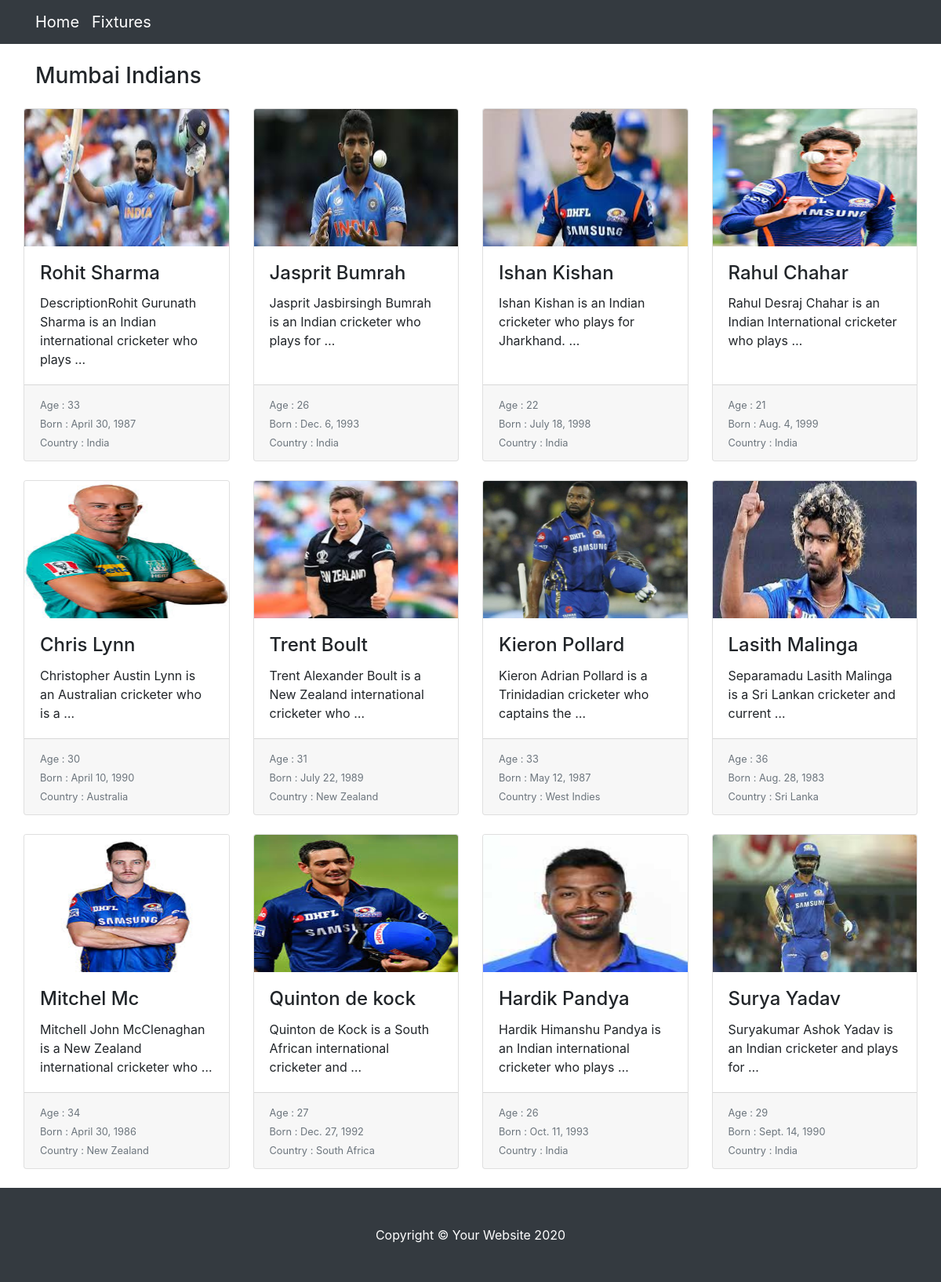
Screenshot of /team_detail/1 with the database file from the repository.
### cricket/models.py (models this page shows, shortened)
class Team(models.Model):
    name = models.CharField(max_length=200,db_index=True)
    captain = models.CharField(max_length=100, blank=True, null=True)
    vice_captain = models.CharField(max_length=100, blank=True, null=True)
    coach = models.CharField(max_length=100, blank=True, null=True)
    owner = models.CharField(max_length=100, blank=True, null=True)
    logo = models.ImageField(upload_to="team_logo")
    club = models.CharField(max_length=100, blank=True)
    description = models.TextField(blank=True)
    created_at = models.DateTimeField(auto_now_add=True)
    updated_at = models.DateTimeField(auto_now=True)
    class Meta:
        ordering = ('name',)

class Player(models.Model):
    team = models.ForeignKey(Team, on_delete=models.CASCADE)
    first_name = models.CharField(max_length=50, blank=True, null=True)
    last_name = models.CharField(max_length=100, blank=True, null=True)
    age = models.PositiveIntegerField()
    dob = models.DateField()
    total_run = models.PositiveIntegerField(default=0)
    total_wicket = models.PositiveIntegerField(default=0)
    total_match = models.PositiveIntegerField(default=0)
    highest_score = models.PositiveIntegerField(default=0)
    fifties = models.PositiveIntegerField(default=0)
    hundreds = models.PositiveIntegerField(default=0)
    image = models.ImageField(upload_to="player")
    jursey_number = models.CharField(max_length=10, blank=True)
    country = models.CharField(max_length=50, blank=True)
    description = models.TextField(blank=True)
    created_at = models.DateTimeField(auto_now_add=True)
    updated_at = models.DateTimeField(auto_now=True)

### cricket/views.py (the view)
# urls.py: path('team_detail/<int:pk>',  views.team_detail,name='team_detail'),
def team_detail(request, pk):
    team_obj = Team.objects.get(id=pk)
    player_obj = Player.objects.filter(team = team_obj)
    return render(request, 'team_detail.html', {'player_obj':player_obj,'team':team_obj})

### templates/team_detail.html (shortened to what this page needs)
<!DOCTYPE html>
{% load static %}
<html lang="en">
<head>
<link rel="stylesheet" href="https://stackpath.bootstrapcdn.com/bootstrap/4.1.3/css/bootstrap.min.css">
  <link href="{% static "vendor/bootstrap/css/bootstrap.min.css"%}" rel="stylesheet">
  <link href="{% static "css/shop-homepage.css"%}" rel="stylesheet">
</head>
<body>
  <nav class="navbar navbar-expand-lg navbar-dark bg-dark fixed-top">
    <div class="container">
      <a class="navbar-brand" href="/">Home</a>
       <a class="navbar-brand" href="/matches">Fixtures</a>
    </div>
  </nav>
  <div class="container">
    <div class="row">
      <div class="col-lg-4">
        <h3 class="my-4">{{team.name}}</h3>
      </div>
        <div class="row">
         {% for player in player_obj%}
          <div class="col-lg-3 col-md-6 mb-4">
            <div class="card h-100">
              <img class="card-img-top" src={{ player.image.url }} alt="" width="75px" height="175px">
              <div class="card-body">
                <h4 class="card-title">
                  {{ player.first_name }} {{ player.last_name }}
                </h4>
                <p class="card-text">{{ player.description|truncatewords_html:10}}</p>
              </div>
               <div class="card-footer">
                <small class="text-muted">
                Age : {{player.age}} <br>
                Born : {{player.dob}}<br>
                Country : {{player.country}}
                </small>
              </div>
            </div>
          </div>
        {% endfor %}
        </div>
      </div>
    </div>
  <footer class="py-5 bg-dark">
    <div class="container">
      <p class="m-0 text-center text-white">Copyright &copy; Your Website 2020</p>
    </div>
  </footer>
</body>
</html>

### static/css/shop-homepage.css (style rules this page uses)
body { padding-top: 56px; }

### rows the page displays
Team: name "Mumbai Indians"
Player: image (picture), first_name "Rohit", last_name "Sharma", description "DescriptionRohit Gurunath Sharma is an Indian international cricketer who plays …", age "33", dob "April 30, 1987", country "India"
Player: image (picture), first_name "Jasprit", last_name "Bumrah", description "Jasprit Jasbirsingh Bumrah is an Indian cricketer who plays for …", age "26", dob "Dec. 6, 1993", country "India"
Player: image (picture), first_name "Ishan", last_name "Kishan", description "Ishan Kishan is an Indian cricketer who plays for Jharkhand. …", age "22", dob "July 18, 1998", country "India"
Player: image (picture), first_name "Rahul", last_name "Chahar", description "Rahul Desraj Chahar is an Indian International cricketer who plays …", age "21", dob "Aug. 4, 1999", country "India"
Player: image (picture), first_name "Chris", last_name "Lynn", description "Christopher Austin Lynn is an Australian cricketer who is a …", age "30", dob "April 10, 1990", country "Australia"
Player: image (picture), first_name "Trent", last_name "Boult", description "Trent Alexander Boult is a New Zealand international cricketer who …", age "31", dob "July 22, 1989", country "New Zealand"
Player: image (picture), first_name "Kieron", last_name "Pollard", description "Kieron Adrian Pollard is a Trinidadian cricketer who captains the …", age "33", dob "May 12, 1987", country "West Indies"
Player: image (picture), first_name "Lasith", last_name "Malinga", description "Separamadu Lasith Malinga is a Sri Lankan cricketer and current …", age "36", dob "Aug. 28, 1983", country "Sri Lanka"
Player: image (picture), first_name "Mitchel", last_name "Mc", description "Mitchell John McClenaghan is a New Zealand international cricketer who …", age "34", dob "April 30, 1986", country "New Zealand"
Player: image (picture), first_name "Quinton", last_name "de kock", description "Quinton de Kock is a South African international cricketer and …", age "27", dob "Dec. 27, 1992", country "South Africa"
Player: image (picture), first_name "Hardik", last_name "Pandya", description "Hardik Himanshu Pandya is an Indian international cricketer who plays …", age "26", dob "Oct. 11, 1993", country "India"
Player: image (picture), first_name "Surya", last_name "Yadav", description "Suryakumar Ashok Yadav is an Indian cricketer and plays for …", age "29", dob "Sept. 14, 1990", country "India"
